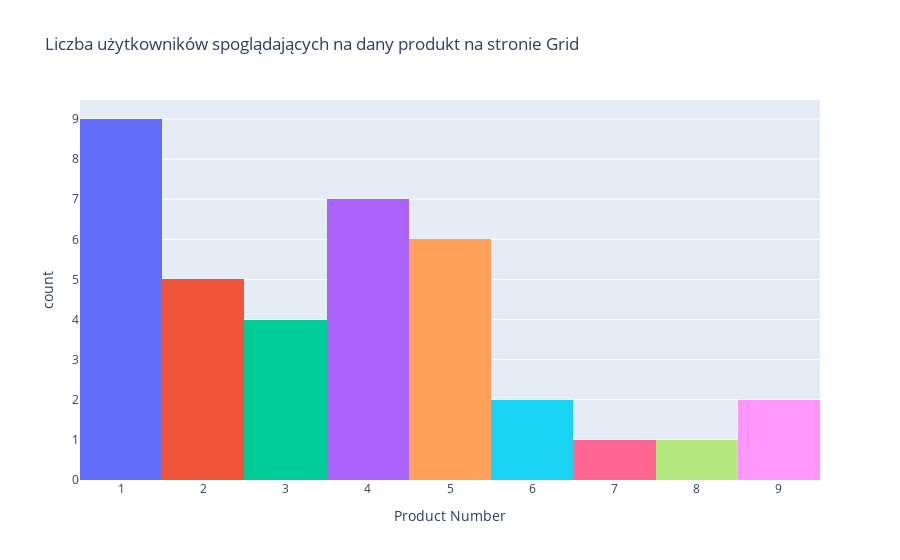
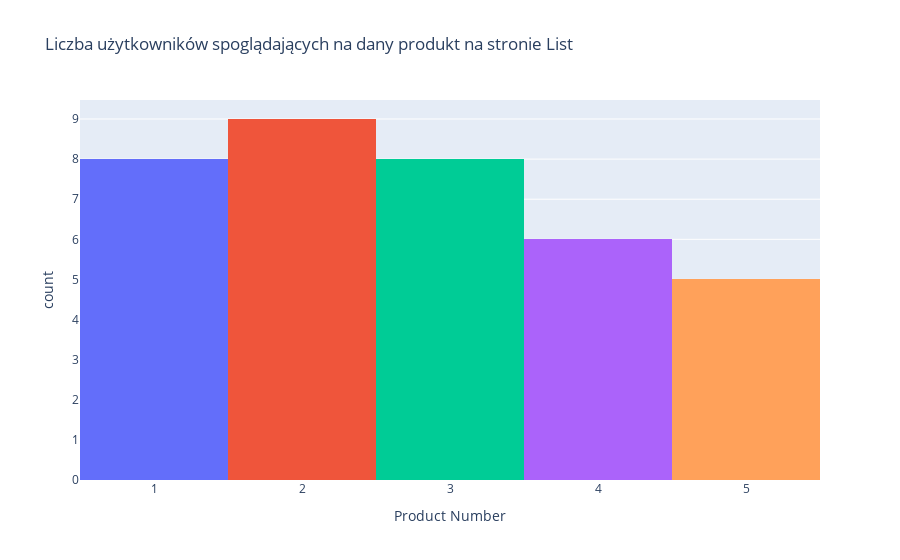
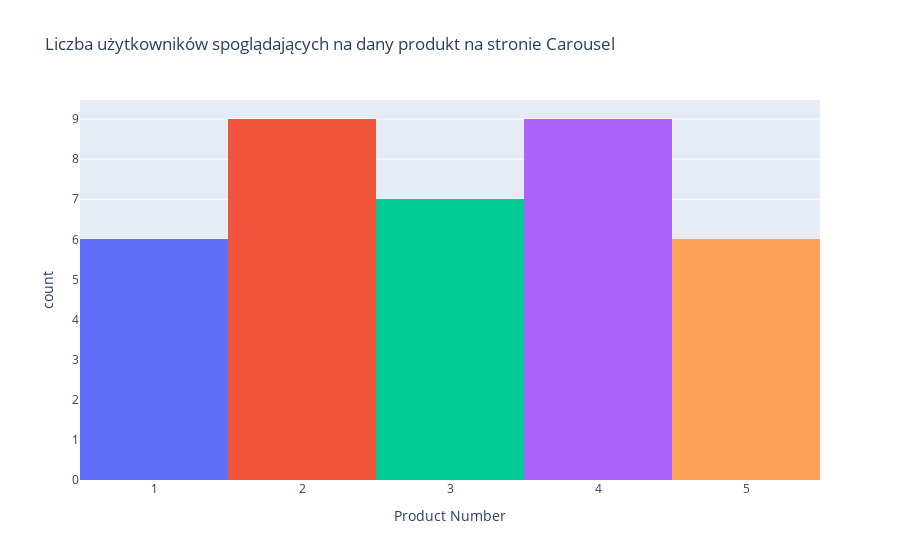

The notebook cell these images were saved under, in order:
### Code cell
# Przygotowanie danych do wykresow
grid_data_to_histogram  = products[products["Stimulus"] == "Grid"].sort_values(by="Product Number")
list_data_to_histogram  = products[products["Stimulus"] == "List"].sort_values(by="Product Number")
carousel_data_to_histogram  = products[products["Stimulus"] == "Carousel"].sort_values(by="Product Number")

# Wyrysowanie wykresow
fig2 = px.histogram(grid_data_to_histogram, x='Product Number', color='Product Number', nbins=9,
                    title='Liczba użytkowników spoglądających na dany produkt na stronie Grid')

fig3 = px.histogram(list_data_to_histogram, x='Product Number', color='Product Number', nbins=5,
                    title='Liczba użytkowników spoglądających na dany produkt na stronie List')

fig4 = px.histogram(carousel_data_to_histogram, x='Product Number', color='Product Number', nbins=5,
                    title='Liczba użytkowników spoglądających na dany produkt na stronie Carousel')

fig2.update_layout(showlegend=False)    
fig3.update_layout(showlegend=False)    
fig4.update_layout(showlegend=False)    

fig2.show()
fig3.show()
fig4.show()

### Figure 1 — Plotly figure (JSON) as saved in the notebook; plotly's stock layout.template omitted (floating-point values rounded to 4 significant figures)
{"data": [{"alignmentgroup": "True", "bingroup": "x", "hovertemplate": "Product Number=%{x}<br>count=%{y}<extra></extra>", "legendgroup": "1", "marker": {"color": "#636efa", "pattern": {"shape": ""}}, "name": "1", "nbinsx": 9, "offsetgroup": "1", "orientation": "v", "showlegend": true, "type": "histogram", "x": [1, 1, 1, 1, 1, 1, 1, 1, 1], "xaxis": "x", "yaxis": "y"}, {"alignmentgroup": "True", "bingroup": "x", "hovertemplate": "Product Number=%{x}<br>count=%{y}<extra></extra>", "legendgroup": "2", "marker": {"color": "#EF553B", "pattern": {"shape": ""}}, "name": "2", "nbinsx": 9, "offsetgroup": "2", "orientation": "v", "showlegend": true, "type": "histogram", "x": [2, 2, 2, 2, 2], "xaxis": "x", "yaxis": "y"}, {"alignmentgroup": "True", "bingroup": "x", "hovertemplate": "Product Number=%{x}<br>count=%{y}<extra></extra>", "legendgroup": "3", "marker": {"color": "#00cc96", "pattern": {"shape": ""}}, "name": "3", "nbinsx": 9, "offsetgroup": "3", "orientation": "v", "showlegend": true, "type": "histogram", "x": [3, 3, 3, 3], "xaxis": "x", "yaxis": "y"}, {"alignmentgroup": "True", "bingroup": "x", "hovertemplate": "Product Number=%{x}<br>count=%{y}<extra></extra>", "legendgroup": "4", "marker": {"color": "#ab63fa", "pattern": {"shape": ""}}, "name": "4", "nbinsx": 9, "offsetgroup": "4", "orientation": "v", "showlegend": true, "type": "histogram", "x": [4, 4, 4, 4, 4, 4, 4], "xaxis": "x", "yaxis": "y"}, {"alignmentgroup": "True", "bingroup": "x", "hovertemplate": "Product Number=%{x}<br>count=%{y}<extra></extra>", "legendgroup": "5", "marker": {"color": "#FFA15A", "pattern": {"shape": ""}}, "name": "5", "nbinsx": 9, "offsetgroup": "5", "orientation": "v", "showlegend": true, "type": "histogram", "x": [5, 5, 5, 5, 5, 5], "xaxis": "x", "yaxis": "y"}, {"alignmentgroup": "True", "bingroup": "x", "hovertemplate": "Product Number=%{x}<br>count=%{y}<extra></extra>", "legendgroup": "6", "marker": {"color": "#19d3f3", "pattern": {"shape": ""}}, "name": "6", "nbinsx": 9, "offsetgroup": "6", "orientation": "v", "showlegend": true, "type": "histogram", "x": [6, 6], "xaxis": "x", "yaxis": "y"}, {"alignmentgroup": "True", "bingroup": "x", "hovertemplate": "Product Number=%{x}<br>count=%{y}<extra></extra>", "legendgroup": "7", "marker": {"color": "#FF6692", "pattern": {"shape": ""}}, "name": "7", "nbinsx": 9, "offsetgroup": "7", "orientation": "v", "showlegend": true, "type": "histogram", "x": [7], "xaxis": "x", "yaxis": "y"}, {"alignmentgroup": "True", "bingroup": "x", "hovertemplate": "Product Number=%{x}<br>count=%{y}<extra></extra>", "legendgroup": "8", "marker": {"color": "#B6E880", "pattern": {"shape": ""}}, "name": "8", "nbinsx": 9, "offsetgroup": "8", "orientation": "v", "showlegend": true, "type": "histogram", "x": [8], "xaxis": "x", "yaxis": "y"}, {"alignmentgroup": "True", "bingroup": "x", "hovertemplate": "Product Number=%{x}<br>count=%{y}<extra></extra>", "legendgroup": "9", "marker": {"color": "#FF97FF", "pattern": {"shape": ""}}, "name": "9", "nbinsx": 9, "offsetgroup": "9", "orientation": "v", "showlegend": true, "type": "histogram", "x": [9, 9], "xaxis": "x", "yaxis": "y"}], "layout": {"barmode": "relative", "legend": {"title": {"text": "Product Number"}, "tracegroupgap": 0}, "showlegend": false, "title": {"text": "Liczba użytkowników spoglądających na dany produkt na stronie Grid"}, "xaxis": {"anchor": "y", "categoryarray": [1, 2, 3, 4, 5, 6, 7, 8, 9], "categoryorder": "array", "domain": [0, 1], "title": {"text": "Product Number"}}, "yaxis": {"anchor": "x", "domain": [0, 1], "title": {"text": "count"}}}}

### Figure 2 — Plotly figure (JSON) as saved in the notebook; plotly's stock layout.template omitted (floating-point values rounded to 4 significant figures)
{"data": [{"alignmentgroup": "True", "bingroup": "x", "hovertemplate": "Product Number=%{x}<br>count=%{y}<extra></extra>", "legendgroup": "1", "marker": {"color": "#636efa", "pattern": {"shape": ""}}, "name": "1", "nbinsx": 5, "offsetgroup": "1", "orientation": "v", "showlegend": true, "type": "histogram", "x": [1, 1, 1, 1, 1, 1, 1, 1], "xaxis": "x", "yaxis": "y"}, {"alignmentgroup": "True", "bingroup": "x", "hovertemplate": "Product Number=%{x}<br>count=%{y}<extra></extra>", "legendgroup": "2", "marker": {"color": "#EF553B", "pattern": {"shape": ""}}, "name": "2", "nbinsx": 5, "offsetgroup": "2", "orientation": "v", "showlegend": true, "type": "histogram", "x": [2, 2, 2, 2, 2, 2, 2, 2, 2], "xaxis": "x", "yaxis": "y"}, {"alignmentgroup": "True", "bingroup": "x", "hovertemplate": "Product Number=%{x}<br>count=%{y}<extra></extra>", "legendgroup": "3", "marker": {"color": "#00cc96", "pattern": {"shape": ""}}, "name": "3", "nbinsx": 5, "offsetgroup": "3", "orientation": "v", "showlegend": true, "type": "histogram", "x": [3, 3, 3, 3, 3, 3, 3, 3], "xaxis": "x", "yaxis": "y"}, {"alignmentgroup": "True", "bingroup": "x", "hovertemplate": "Product Number=%{x}<br>count=%{y}<extra></extra>", "legendgroup": "4", "marker": {"color": "#ab63fa", "pattern": {"shape": ""}}, "name": "4", "nbinsx": 5, "offsetgroup": "4", "orientation": "v", "showlegend": true, "type": "histogram", "x": [4, 4, 4, 4, 4, 4], "xaxis": "x", "yaxis": "y"}, {"alignmentgroup": "True", "bingroup": "x", "hovertemplate": "Product Number=%{x}<br>count=%{y}<extra></extra>", "legendgroup": "5", "marker": {"color": "#FFA15A", "pattern": {"shape": ""}}, "name": "5", "nbinsx": 5, "offsetgroup": "5", "orientation": "v", "showlegend": true, "type": "histogram", "x": [5, 5, 5, 5, 5], "xaxis": "x", "yaxis": "y"}], "layout": {"barmode": "relative", "legend": {"title": {"text": "Product Number"}, "tracegroupgap": 0}, "showlegend": false, "title": {"text": "Liczba użytkowników spoglądających na dany produkt na stronie List"}, "xaxis": {"anchor": "y", "categoryarray": [1, 2, 3, 4, 5], "categoryorder": "array", "domain": [0, 1], "title": {"text": "Product Number"}}, "yaxis": {"anchor": "x", "domain": [0, 1], "title": {"text": "count"}}}}

### Figure 3 — Plotly figure (JSON) as saved in the notebook; plotly's stock layout.template omitted (floating-point values rounded to 4 significant figures)
{"data": [{"alignmentgroup": "True", "bingroup": "x", "hovertemplate": "Product Number=%{x}<br>count=%{y}<extra></extra>", "legendgroup": "1", "marker": {"color": "#636efa", "pattern": {"shape": ""}}, "name": "1", "nbinsx": 5, "offsetgroup": "1", "orientation": "v", "showlegend": true, "type": "histogram", "x": [1, 1, 1, 1, 1, 1], "xaxis": "x", "yaxis": "y"}, {"alignmentgroup": "True", "bingroup": "x", "hovertemplate": "Product Number=%{x}<br>count=%{y}<extra></extra>", "legendgroup": "2", "marker": {"color": "#EF553B", "pattern": {"shape": ""}}, "name": "2", "nbinsx": 5, "offsetgroup": "2", "orientation": "v", "showlegend": true, "type": "histogram", "x": [2, 2, 2, 2, 2, 2, 2, 2, 2], "xaxis": "x", "yaxis": "y"}, {"alignmentgroup": "True", "bingroup": "x", "hovertemplate": "Product Number=%{x}<br>count=%{y}<extra></extra>", "legendgroup": "3", "marker": {"color": "#00cc96", "pattern": {"shape": ""}}, "name": "3", "nbinsx": 5, "offsetgroup": "3", "orientation": "v", "showlegend": true, "type": "histogram", "x": [3, 3, 3, 3, 3, 3, 3], "xaxis": "x", "yaxis": "y"}, {"alignmentgroup": "True", "bingroup": "x", "hovertemplate": "Product Number=%{x}<br>count=%{y}<extra></extra>", "legendgroup": "4", "marker": {"color": "#ab63fa", "pattern": {"shape": ""}}, "name": "4", "nbinsx": 5, "offsetgroup": "4", "orientation": "v", "showlegend": true, "type": "histogram", "x": [4, 4, 4, 4, 4, 4, 4, 4, 4], "xaxis": "x", "yaxis": "y"}, {"alignmentgroup": "True", "bingroup": "x", "hovertemplate": "Product Number=%{x}<br>count=%{y}<extra></extra>", "legendgroup": "5", "marker": {"color": "#FFA15A", "pattern": {"shape": ""}}, "name": "5", "nbinsx": 5, "offsetgroup": "5", "orientation": "v", "showlegend": true, "type": "histogram", "x": [5, 5, 5, 5, 5, 5], "xaxis": "x", "yaxis": "y"}], "layout": {"barmode": "relative", "legend": {"title": {"text": "Product Number"}, "tracegroupgap": 0}, "showlegend": false, "title": {"text": "Liczba użytkowników spoglądających na dany produkt na stronie Carousel"}, "xaxis": {"anchor": "y", "categoryarray": [1, 2, 3, 4, 5], "categoryorder": "array", "domain": [0, 1], "title": {"text": "Product Number"}}, "yaxis": {"anchor": "x", "domain": [0, 1], "title": {"text": "count"}}}}
